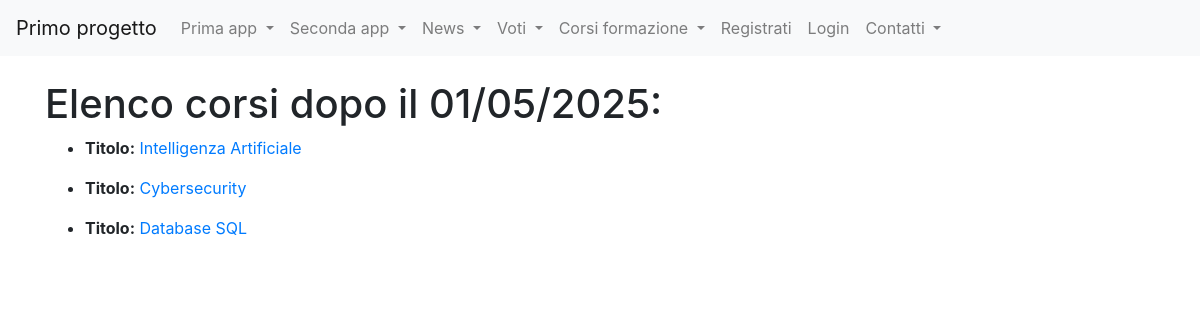
Screenshot of /corsi_formazione/view_c with the database file from the repository.
### corsi_formazione/models.py (models this page shows, shortened)
class Corso(models.Model):
    titolo=models.CharField(max_length=20)
    descrizione=models.TextField()
    data_inizio=models.DateField(default=datetime.now(),blank=True)
    data_fine=models.DateField(default=datetime.now(),blank=True)
    posti_disponibili=models.IntegerField(default=0)
    class Meta:
        verbose_name = "Corso"
        verbose_name_plural = "Corsi"

### corsi_formazione/views.py (the view)
# urls.py: path('view_c',view_c, name="view_c"),
def view_c(request):
    elenco_corsi = Corso.objects.filter(data_inizio__gt=datetime.date(2025, 5, 1))
    context={"elenco_corsi":elenco_corsi}
    return render(request,"view_c.html",context)

### corsi_formazione/templates/view_c.html (shortened to what this page needs)
{%extends "base.html"%}
{%block content%}
    <h1>Elenco corsi dopo il 01/05/2025: </h1>
    {% for corso in elenco_corsi %}
        <ul>
            <strong><li>Titolo:</strong>
                <a href="/corsi_formazione/view_b/{{corso.id}}">{{corso.titolo}}</a>
        </ul>
    {% endfor %}
{%endblock content%}

### rows the page displays
Corso: titolo "Intelligenza Artificiale"
Corso: titolo "Cybersecurity"
Corso: titolo "Database SQL"
